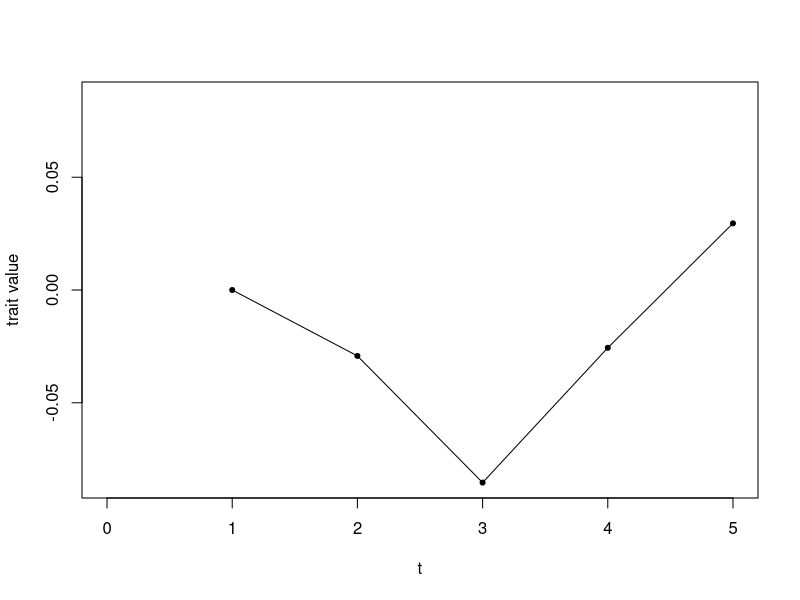
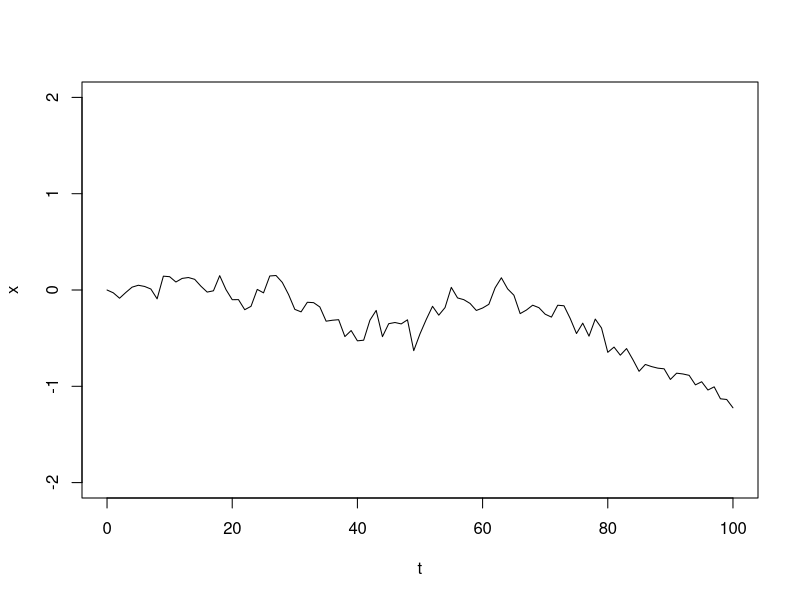
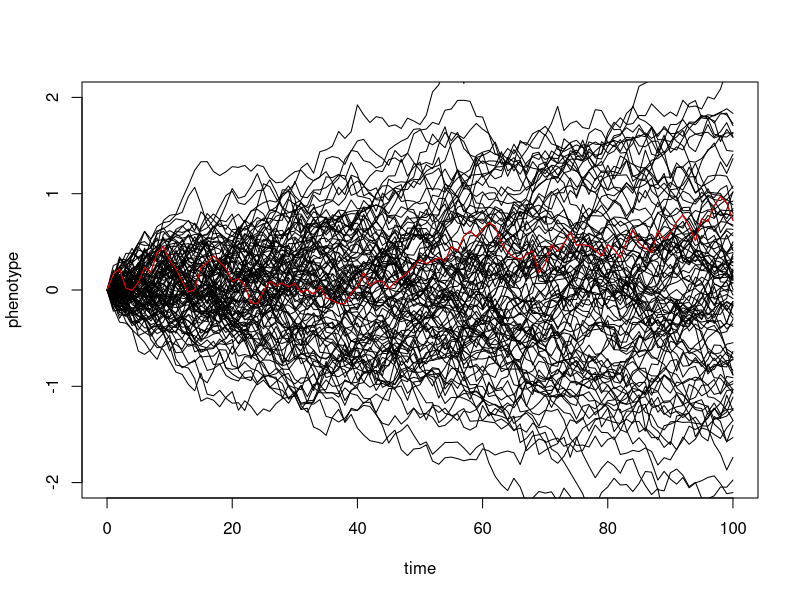
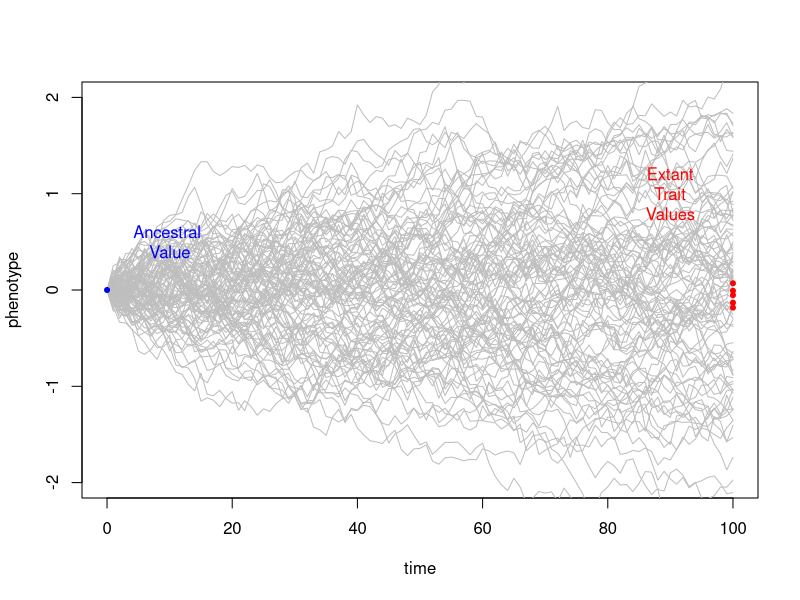
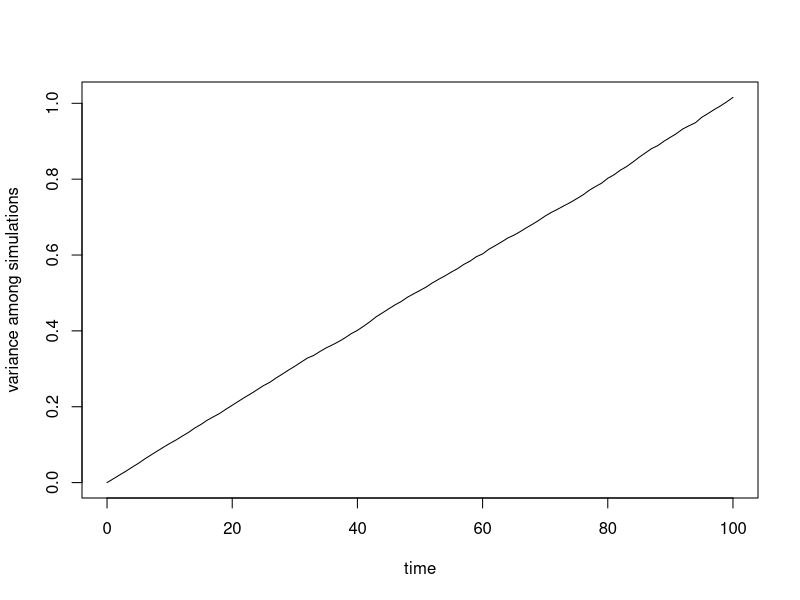

R code for these plots, in order:
## ---- chunk 1
knitr::opts_chunk$set(echo = TRUE, warning = FALSE, message = FALSE)
## ---- chunk 2
t <- 0:100  
## ---- chunk 3
sig2 <- 0.01 
## ---- chunk 4
x <- rnorm(n = length(t) - 1, sd = sqrt(sig2))
x
## ---- chunk 5
stepwise_values <- numeric()

stepwise_values[1] <- 0
stepwise_values[2] <- stepwise_values[1] + x[1]
stepwise_values[3] <- stepwise_values[2] + x[2]
stepwise_values[4] <- stepwise_values[3] + x[3]
stepwise_values[5] <- stepwise_values[4] + x[4]
## ---- chunk 6
abs_max <- max(abs(stepwise_values))

plot(1, stepwise_values[1], 
     xlim = c(0,5), ylim = c(-abs_max,abs_max), 
     xlab = "t", ylab = "trait value", 
     pch = 20, type = "o")

points(2, stepwise_values[2], pch = 20)

points(3, stepwise_values[3], pch = 20)

points(4, stepwise_values[4], pch = 20)

points(5, stepwise_values[5], pch = 20)

lines(1:5, stepwise_values)
## ---- chunk 7
x <- c(0, cumsum(x))
plot(t, x, type = "l", ylim = c(-2, 2))
## ---- chunk 8
t <- 0:100
sig2 <- 0.01
nsim <- 100

X <- matrix(rnorm(n = nsim * (length(t) - 1), sd = sqrt(sig2)), nsim, length(t) - 1)
sim_matrix <- cbind(rep(0, nsim), t(apply(X, 1, cumsum))) #matrix of simulations
## ---- chunk 9
plot(t, sim_matrix[1, ], xlab = "time", ylab = "phenotype", ylim = c(-2, 2), type = "l")
## ---- chunk 10
apply(sim_matrix[2:nsim, ], 1, function(x, t) lines(t, x), t = t)
lines(t, sim_matrix[1, ], xlab = "time", ylab = "phenotype", ylim = c(-2, 2), col = "red")
## ---- chunk 11
plot(t, sim_matrix[1, ], xlab = "time", ylab = "phenotype", 
     ylim = c(-2, 2), type = "l", col = "grey")
apply(sim_matrix[2:nsim, ], 1, function(x, t) lines(t, x, col = "grey"), t = t)
points(0,0, col = "blue", pch = 20)
text(10,.5, "Ancestral \nValue", col = "blue")
points(x = rep(100, times = 5), 
       y = X[c(1:5),100],
       col = "red", pch = 20)
text(90, 1, "Extant\nTrait\nValues", col = "red")
## ---- chunk 12
nsim <- 10000
X <- matrix(rnorm(n = nsim * (length(t) - 1), sd = sqrt(sig2)), nsim, length(t) - 1)
X <- cbind(rep(0, nsim), t(apply(X, 1, cumsum)))
v <- apply(X, 2, var)
plot(t, v, type = "l", xlab = "time", ylab = "variance among simulations")
